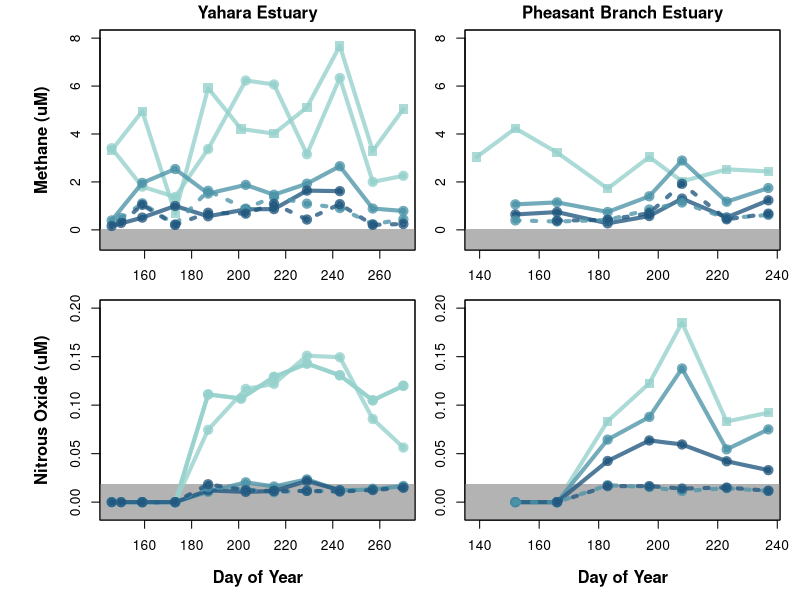
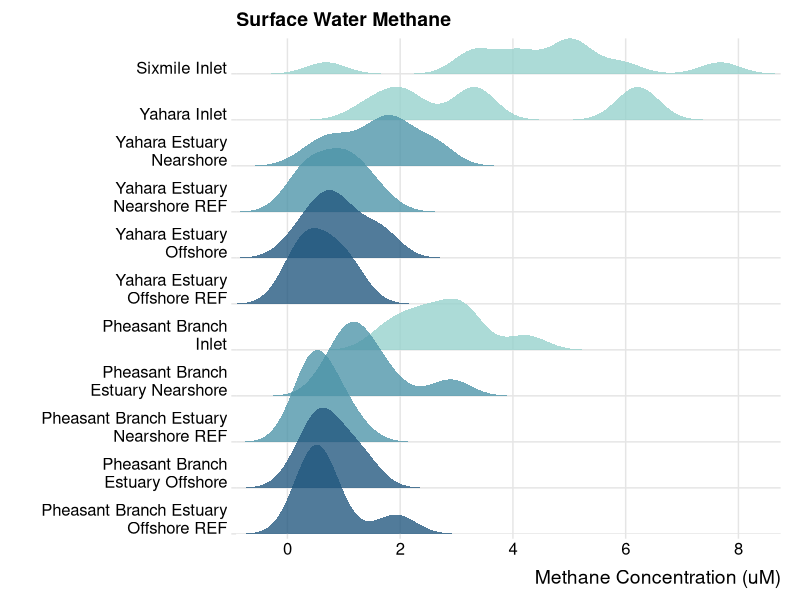

R code for these plots, in order:
#Water CH4 Analysis - Mendota Methane Madness
if (!require(tidyverse)) install.packages('tidyverse')
library(tidyverse)
if (!require(ggridges)) install.packages('ggridges')
library(ggridges)

#======================
### Constants, Equations, and Functions ----

# Atmospheric Pressure at Mendota
# Madison, WI = 0.99 atm

#======================
# Henry's Law Constants (KH) (units = M/atm) (units = mol / L / atm)
### Used to calculate dissolved gas concentration in a liquid based on equilibrium with a gaseous headspace

# KH = concentration / partial pressure
KH_ch4 = 0.00142
KH_n2o = 0.024

# Temperature-dependence constants for KH (unitless)
KH_td_ch4 = 1600
KH_td_n2o = 2600

#======================
#_Ideal Gas Law
### Used to calculate concentration of a gas based on its partial pressure
# [gas] = (P/RT)*(10^6 umol/mol)
# units = umol/L

ideal_gas_law = function(pp, temp) {
  conc = (pp / (0.0821 * (273.15 + temp))) * 10^6
  return(conc)
}

#============================
# Read in the data and munge
ghg = read.csv("mendota_ch4_ghg_2021.csv")
profiles = read.csv("mendota_ch4_profiles_2021.csv")

#Subset out the water values and take the mean of replicates
water = ghg %>%
  filter(type == "Water") %>%
  #Remove the sites that we only sampled a couple of times
  filter(!(site == "Y3" | site == "G3" | site == "PB3")) %>%
  select(-analysis_date, -export, -GC_batch_id, -GC_sample_id, 
         -date, -time, -sedDepth, -rep) %>%
  group_by(site, doy, waterDepth) %>%
  #calculate mean ppm from duplicate samples
  summarize(ch4 = mean(CH4_FID, na.rm = TRUE),
            n2o = mean(N2O_ECD, na.rm = TRUE)) %>%
  ungroup()
#Subset out only the surface water values
surface_ghg = water %>%
  filter(waterDepth == "Surface")

#Subset the atmosphere sample and take average by DOY
atmo = ghg %>%
  filter(type == "Atmosphere") %>%
  #remove extraneous columns
  select(-analysis_date, -export, -GC_batch_id, -GC_sample_id, 
         -date, -site, -time, -sedDepth, -waterDepth, -rep) %>%
  group_by(doy) %>%
  summarize(atmo_ch4_GC = mean(CH4_FID, na.rm = TRUE),
            atmo_n2o_GC = mean(N2O_ECD, na.rm = TRUE)) %>%
  ungroup()

#Subset the ysi profiles to surface values only
surface_ysi = profiles %>%
  filter(depth == 0)

water_ghg1 = left_join(surface_ghg, surface_ysi, by = c("site", "doy"))
water_ghg = left_join(water_ghg1, atmo, by = c("doy"))


#============================
## Concentration of dissolved gases in equilibrated water sample (units = uM)

syr_conc = water_ghg %>%
  # calculate partial pressures of gases in headspace (units = atmosphere)
  # convert measured syringe values from ppm to atm
  mutate(pch4_head = ch4 / 10^6 * 0.99,
         pn2o_head = n2o / 10^6 * 0.99) %>%
  # temperature-corrected Henry's Law constants (KH) based on pond surface water temperatures
  mutate(tKH_ch4 = 
           KH_ch4 * exp(KH_td_ch4 * ((1 / (temp + 273.15)) - (1 / 298.15))),
         tKH_n2o = 
           KH_n2o * exp(KH_td_n2o * ((1 / (temp + 273.15)) - (1 / 298.15)))) %>%
  # concentration of gases in equilibrated headspace (units = uM)
  mutate(ch4_head = ideal_gas_law(pch4_head, temp),
         n2o_head = ideal_gas_law(pn2o_head, temp)) %>%
  # concentration of dissolved gases in equilibrated aqueous sample (units = uM)
  mutate(ch4_aq = tKH_ch4 * pch4_head * 10^6,
         n2o_aq = tKH_n2o * pn2o_head * 10^6) %>%
  # total amount of gas in syringe (units = umol) 
  # 0.03 L of water and air in syringe for sampling
  mutate(ch4_tot_umol = (ch4_aq * 0.03) + (ch4_head * 0.03),
         n2o_tot_umol = (n2o_aq * 0.03) + (n2o_head * 0.03))

#==============================
# Atmosphere concentration (units = uM)
#  to correct for gas present in headspace prior to equilibration
atm_conc = water_ghg %>%
  mutate(pch4_atmo = atmo_ch4_GC / 10^6 * 0.99,
         pn2o_atmo = atmo_n2o_GC / 10^6 * 0.99) %>%
  # Ideal Gas Law (units = uM)
  mutate(ch4_atmo = ideal_gas_law(pch4_atmo, 25),
         n2o_atmo = ideal_gas_law(pn2o_atmo, 25))

#==============================
#Calculate the concentration of dissolved gas in the sample

lake_conc = syr_conc %>%
  # add atmosphere concentrations to syringe concentrations
  left_join(atm_conc %>% select(doy, site, ch4_atmo, n2o_atmo), 
            by = c("doy", "site")) %>%
  # original gas concentration dissolved in lake water (units = uM)
  mutate(ch4_lake = (ch4_tot_umol - (ch4_atmo * 0.03)) / 0.03,
         n2o_lake = (n2o_tot_umol - (n2o_atmo * 0.03)) / 0.03)
lake_conc = as.data.frame(lake_conc)


#=============================================================
# Let's do some plotting now
#=============================================================
#Color palette for visualization
offshore = rgb(34,87,126, max = 255, alpha = 200)
nearshore = rgb(77,148,168, max = 255, alpha = 200)
inlet = rgb(149,209,204, max = 255, alpha = 200)

#======================================================
# Surface Methane Time Series
windows(height = 6, width = 8)
par(mfrow = c(2,2), omi = c(0.3,0.5,0.3,0.2), mai = c(0.5,0.5,0,0))

plot(lake_conc[lake_conc$site=="S0", "doy"],
     lake_conc[lake_conc$site=="S0", "ch4_lake"],
     pch = 15, cex = 1.5, lwd = 4, type = "o", col = inlet,
     ylim = c(-0.5,8),
     xlab = "", ylab = "")
mtext(side = 2, line = 3, "Methane (uM)", font = 2)
mtext(side = 3, line = 0.5, "Yahara Estuary", font = 2)
polygon(c(135,280,280,135), c(-1,-1, 0.047, 0.047), 
        col = "gray70", border = NA); box()
points(lake_conc[lake_conc$site=="Y0", "doy"],
       lake_conc[lake_conc$site=="Y0", "ch4_lake"],
       pch = 19, lwd = 4, type = "o", col = inlet)
points(lake_conc[lake_conc$site=="Y1", "doy"],
       lake_conc[lake_conc$site=="Y1", "ch4_lake"],
       pch = 19, lwd = 4,  type = "o", col = nearshore)
points(lake_conc[lake_conc$site=="Y2", "doy"],
       lake_conc[lake_conc$site=="Y2", "ch4_lake"],
       pch = 19, lwd = 4, type = "o", col = offshore)
points(lake_conc[lake_conc$site=="G1", "doy"],
       lake_conc[lake_conc$site=="G1", "ch4_lake"],
       pch = 19, lwd = 4, lty = 3, type = "o", col = nearshore)
points(lake_conc[lake_conc$site=="G2", "doy"],
       lake_conc[lake_conc$site=="G2", "ch4_lake"],
       pch = 19, lwd = 4, lty = 3, type = "o", col = offshore)

plot(lake_conc[lake_conc$site=="PB0", "doy"],
     lake_conc[lake_conc$site=="PB0", "ch4_lake"],
     pch = 15, cex = 1.5, lwd = 4, type = "o", col = inlet,
     ylim = c(-0.5,8),
     xlab = "", ylab = "Methane (uM)")
mtext(side = 3, line = 0.5, "Pheasant Branch Estuary", font = 2)
polygon(c(135,280,280,135), c(-1,-1, 0.047, 0.047), 
        col = "gray70", border = NA); box()
points(lake_conc[lake_conc$site=="PB1", "doy"],
       lake_conc[lake_conc$site=="PB1", "ch4_lake"],
       pch = 19, lwd = 4,  type = "o", col = nearshore)
points(lake_conc[lake_conc$site=="PB2", "doy"],
       lake_conc[lake_conc$site=="PB2", "ch4_lake"],
       pch = 19, lwd = 4, type = "o", col = offshore)
points(lake_conc[lake_conc$site=="CFL1", "doy"],
       lake_conc[lake_conc$site=="CFL1", "ch4_lake"],
       pch = 19, lwd = 4, lty = 3, type = "o", col = nearshore)
points(lake_conc[lake_conc$site=="CFL2", "doy"],
       lake_conc[lake_conc$site=="CFL2", "ch4_lake"],
       pch = 19, lwd = 4, lty = 3, type = "o", col = offshore)

#======================================================
# Surface Nitrous Oxide Time Series
plot(lake_conc[lake_conc$site=="S0", "doy"],
     lake_conc[lake_conc$site=="S0", "n2o_lake"],
     pch = 19, lwd = 4, type = "o", col = inlet,
     ylim = c(-0.01, 0.20),
     xlab = "", ylab = "")
mtext(side = 2, line = 3, "Nitrous Oxide (uM)", font = 2)
mtext(side = 1, line = 3, "Day of Year", font = 2)
polygon(c(135,280,280,135), c(-1,-1, 0.0189, 0.0189), 
        col = "gray70", border = NA); box()
points(lake_conc[lake_conc$site=="S0", "doy"],
       lake_conc[lake_conc$site=="S0", "n2o_lake"],
       pch = 19, lwd = 4, type = "o", col = inlet)
points(lake_conc[lake_conc$site=="Y0", "doy"],
       lake_conc[lake_conc$site=="Y0", "n2o_lake"],
       pch = 19, lwd = 4, type = "o", col = inlet)
points(lake_conc[lake_conc$site=="Y1", "doy"],
       lake_conc[lake_conc$site=="Y1", "n2o_lake"],
       pch = 19, lwd = 4,  type = "o", col = nearshore)
points(lake_conc[lake_conc$site=="Y2", "doy"],
       lake_conc[lake_conc$site=="Y2", "n2o_lake"],
       pch = 19, lwd = 4, type = "o", col = offshore)
points(lake_conc[lake_conc$site=="G1", "doy"],
       lake_conc[lake_conc$site=="G1", "n2o_lake"],
       pch = 19, lwd = 4, lty = 3, type = "o", col = nearshore)
points(lake_conc[lake_conc$site=="G2", "doy"],
       lake_conc[lake_conc$site=="G2", "n2o_lake"],
       pch = 19, lwd = 4, lty = 3, type = "o", col = offshore)

plot(lake_conc[lake_conc$site=="PB0", "doy"],
     lake_conc[lake_conc$site=="PB0", "n2o_lake"],
     pch = 15, cex = 1.5, lwd = 4, type = "o", col = inlet,
     ylim = c(-0.01, 0.20),
     xlab = "", ylab = "")
mtext(side = 1, line = 3, "Day of Year", font = 2)
polygon(c(135,280,280,135), c(-1,-1, 0.0189, 0.0189), 
        col = "gray70", border = NA); box()
points(lake_conc[lake_conc$site=="PB1", "doy"],
       lake_conc[lake_conc$site=="PB1", "n2o_lake"],
       pch = 19, lwd = 4,  type = "o", col = nearshore)
points(lake_conc[lake_conc$site=="PB2", "doy"],
       lake_conc[lake_conc$site=="PB2", "n2o_lake"],
       pch = 19, lwd = 4, type = "o", col = offshore)
points(lake_conc[lake_conc$site=="CFL1", "doy"],
       lake_conc[lake_conc$site=="CFL1", "n2o_lake"],
       pch = 19, lwd = 4, lty = 3, type = "o", col = nearshore)
points(lake_conc[lake_conc$site=="CFL2", "doy"],
       lake_conc[lake_conc$site=="CFL2", "n2o_lake"],
       pch = 19, lwd = 4, lty = 3, type = "o", col = offshore)


#======================================================
# Surface Methane Density Plots

mendota_ghg = lake_conc %>%
  select(!(atmo_ch4_GC:n2o_atmo)) %>%
  #Make the site names something another human being would understand
  mutate(site = replace(site, site=="S0", "Sixmile Inlet"),
         site = replace(site, site=="Y0", "Yahara Inlet"),
         site = replace(site, site=="Y1", "Yahara Estuary\nNearshore"),
         site = replace(site, site=="Y2", "Yahara Estuary\nOffshore"),
         site = replace(site, site=="G1", "Yahara Estuary\nNearshore REF"),
         site = replace(site, site=="G2", "Yahara Estuary\nOffshore REF"),
         site = replace(site, site=="PB0", "Pheasant Branch\nInlet"),
         site = replace(site, site=="PB1", "Pheasant Branch\nEstuary Nearshore"),
         site = replace(site, site=="PB2", "Pheasant Branch\nEstuary Offshore"),
         site = replace(site, site=="CFL1", "Pheasant Branch Estuary\nNearshore REF"),
         site = replace(site, site=="CFL2", "Pheasant Branch Estuary\nOffshore REF"))
#Order the sites in a way that makes sense for comparison
mendota_ghg$site <- factor(mendota_ghg$site, 
                           levels = c("Pheasant Branch Estuary\nOffshore REF",
                                      "Pheasant Branch\nEstuary Offshore",
                                      "Pheasant Branch Estuary\nNearshore REF",
                                      "Pheasant Branch\nEstuary Nearshore",
                                      "Pheasant Branch\nInlet",
                                      "Yahara Estuary\nOffshore REF",
                                      "Yahara Estuary\nOffshore",
                                      "Yahara Estuary\nNearshore REF",
                                      "Yahara Estuary\nNearshore",
                                      "Yahara Inlet",
                                      "Sixmile Inlet"))


windows(height = 9, width = 6.5)
ggplot(mendota_ghg, aes(x = ch4_lake, y = site, fill = site)) + 
  geom_density_ridges2(scale = 2, 
                       linetype = 0, 
                       panel_scaling = TRUE) +
  scale_fill_cyclical(values = c(offshore, offshore, 
                                 nearshore, nearshore, inlet, 
                                 offshore, offshore, 
                                 nearshore, nearshore, inlet, inlet)) +
  theme_ridges() +
  scale_y_discrete(expand = c(0, 0)) +
  scale_x_continuous(expand = c(0, 0)) +
  labs(title = 'Surface Water Methane') +
  xlab(label = 'Methane Concentration (uM)') +
  ylab(label = '')


